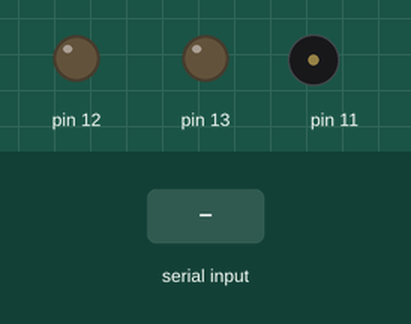
Simulated run of this sketch. Board: Arduino Uno, built with avr-gcc and run on an emulated ATmega328P. Shown: output pins drawn as LEDs (lit = HIGH), buzzer (waves = sounding). Inputs (shaded band) come from the test bench. Random numbers use the default seed unless the sketch sets one; what the sketch prints to the serial monitor is not drawn.

Above: at 1.2 s.
1.3 s: "3\n" received over Serial
At 5.7 s:
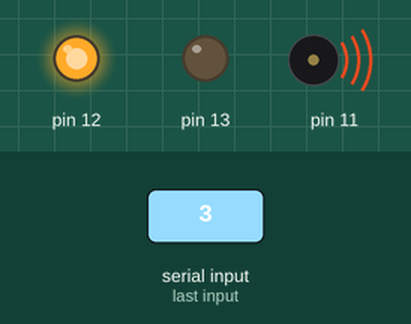
Timing chart, 0 to 10.3 s (numbered marks = the images above; inputs shaded):
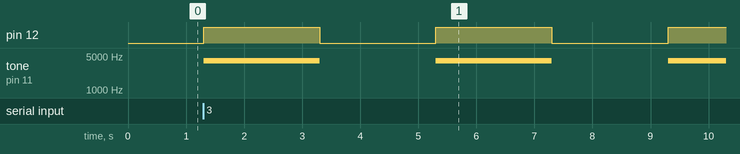

The sketch:

star_protocols.ino
```cpp
double light_on=2;
double light_off=3;
double sound_on=2;
double sound_off=3;
double extra_off=0.5;
double epoch_duration=2;
int sound_order[] = {4000,8000,16000,4000,4000,8000,16000}; //frequency 4khz,8khz,16khz
int light_sound_order[] = {1,2,3,4,1,3,2,1,4,2,4}; //1:light_on, sound_on; 2: light_off, sound_on; 3:light_on, sound_off; 4; light_off, sound_off;
int iteration=600,flag=0;
unsigned long tic,toc;
double extra_off_time=0;
void setup() {
 Serial.setTimeout(1);
 pinMode(13, OUTPUT);
 pinMode(12, OUTPUT);
 digitalWrite(12, LOW);
 digitalWrite(13, LOW);
 Serial.begin(115200);
}
void loop() {
 while (!Serial.available());
 flag = Serial.readString().toInt();

 if (flag == 1) {
  tic = millis();
  for(int i=0; i<iteration;i++)
  {
    digitalWrite(12, HIGH);
    while(millis()-tic<light_on*1000);
    tic=millis();
    digitalWrite(12, LOW);
    extra_off_time=random(0,extra_off*1000);
    while(millis()-tic<(light_off*1000+extra_off_time));
    tic=millis();
    Serial.print("1");
  }
}
else if (flag == 2) {
    tic = millis();
  for(int i=0; i<iteration;i++)
  {
    tone(11, sound_order[i], sound_on*1000);
    tic=millis();
    digitalWrite(11, LOW);
    extra_off_time=random(0,extra_off*1000);
    while(millis()-tic<(sound_off*1000+extra_off_time));
    Serial.print(sound_order[i]);
  }
}
//1:light_on, sound_on; 2: light_off, sound_on; 3:light_on, sound_off; 4; light_off, sound_off;
else if (flag == 3) {
  tic = millis();
  for(int i=0; i<iteration;i++)
  {
    if (light_sound_order[i]==1)
    {
      tic = millis();
      digitalWrite(12, HIGH);
      tone(11, 4000, epoch_duration*1000);
      while(millis()-tic<epoch_duration*1000);
      digitalWrite(12, LOW);
    }
    else if(light_sound_order[i]==2)
    {
      tic = millis();
      digitalWrite(12, LOW);
      // tone(11, 4000, sound_on*1000);
      while(millis()-tic<epoch_duration*1000);
      digitalWrite(12, LOW);
    }
    else if(light_sound_order[i]==3)
    {
      tic = millis();
      digitalWrite(12, HIGH);
      tone(11, 4000, epoch_duration*1000);
      while(millis()-tic<epoch_duration*1000);
      digitalWrite(12, LOW);
    }
    else if(light_sound_order[i]==4)
    {
      tic = millis();
      // digitalWrite(12, HIGH);
      // tone(11, 4000, epoch_duration*1000);
      while(millis()-tic<epoch_duration*1000);
      digitalWrite(12, LOW);
    }

    Serial.print(light_sound_order[i]);
  }
}
else{
  Serial.print("wrong");
}

}
```

Measured:
- after the input at 1.3 s, pin 12: alternates HIGH for 2.0 s and LOW for 2.0 s, starting at once; tone on pin 11: alternates 4000 Hz for 2.0 s and silent for 2.0 s, starting at once
